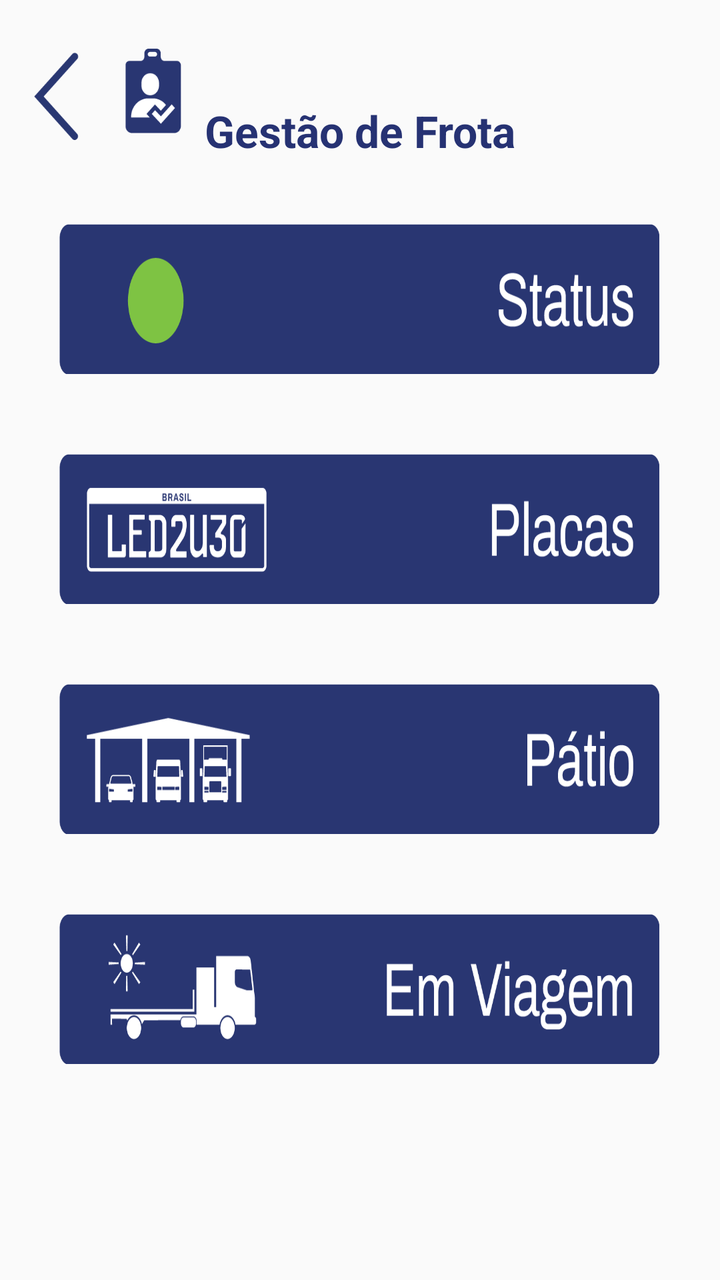
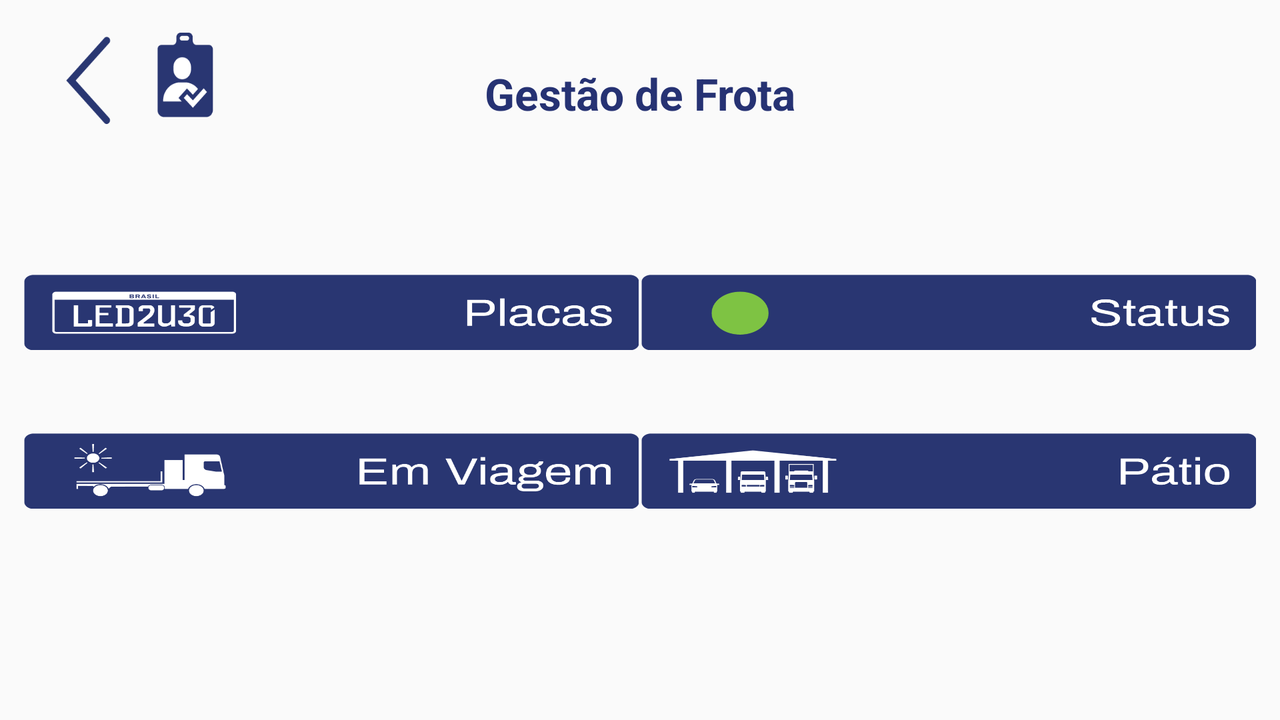

An Android layout and its configuration variant, each rendered on a device that would load it. The default file and the variant file are quoted in full after the pictures.
<!-- AndroidManifest.xml: application theme Theme.Motorista_MKV -->
<!-- res/layout/activity_frota.xml -->
<?xml version="1.0" encoding="utf-8"?>
<androidx.constraintlayout.widget.ConstraintLayout xmlns:android="http://schemas.android.com/apk/res/android"
    xmlns:app="http://schemas.android.com/apk/res-auto"
    xmlns:tools="http://schemas.android.com/tools"
    android:layout_width="match_parent"
    android:layout_height="match_parent"
    tools:context=".frota.FrotaActivityOLD">

    <TextView
        android:id="@+id/tvTitulo2"
        android:layout_width="wrap_content"
        android:layout_height="wrap_content"
        android:text="Gestão de Frota"
        android:textColor="@color/azul_escuro"
        android:textSize="22sp"
        android:textStyle="bold"
        app:layout_constraintBottom_toBottomOf="@+id/backButton"
        app:layout_constraintEnd_toEndOf="parent"
        app:layout_constraintStart_toStartOf="parent" />

    <Button
        android:id="@+id/frotaHistButton"
        android:layout_width="300dp"
        android:layout_height="75dp"
        android:layout_marginTop="40dp"
        android:background="@drawable/placas"
        app:layout_constraintEnd_toEndOf="parent"
        app:layout_constraintHorizontal_bias="0.495"
        app:layout_constraintStart_toStartOf="parent"
        app:layout_constraintTop_toBottomOf="@+id/frotaLiveButton" />

    <Button
        android:id="@+id/saidasButton"
        android:layout_width="300dp"
        android:layout_height="75dp"
        android:layout_marginTop="40dp"
        android:background="@drawable/em_viagem"
        app:layout_constraintEnd_toEndOf="parent"
        app:layout_constraintHorizontal_bias="0.495"
        app:layout_constraintStart_toStartOf="parent"
        app:layout_constraintTop_toBottomOf="@+id/chegadasButton" />

    <Button
        android:id="@+id/chegadasButton"
        android:layout_width="300dp"
        android:layout_height="75dp"
        android:layout_marginTop="40dp"
        android:background="@drawable/patio"
        app:layout_constraintEnd_toEndOf="parent"
        app:layout_constraintHorizontal_bias="0.495"
        app:layout_constraintStart_toStartOf="parent"
        app:layout_constraintTop_toBottomOf="@+id/frotaHistButton" />

    <Button
        android:id="@+id/frotaLiveButton"
        android:layout_width="300dp"
        android:layout_height="75dp"
        android:layout_marginTop="32dp"
        android:background="@drawable/status"
        app:layout_constraintEnd_toEndOf="parent"
        app:layout_constraintHorizontal_bias="0.495"
        app:layout_constraintStart_toStartOf="parent"
        app:layout_constraintTop_toBottomOf="@+id/tvTitulo2" />

    <Button
        android:id="@+id/backButton"
        android:layout_width="110dp"
        android:layout_height="64dp"
        android:layout_marginTop="16dp"
        android:background="@drawable/voltar_adm"
        app:layout_constraintStart_toStartOf="parent"
        app:layout_constraintTop_toTopOf="parent" />

</androidx.constraintlayout.widget.ConstraintLayout>
<!-- resources referenced by this layout -->
<resources>
  <color name="azul_escuro">#263273</color>
  <!-- drawable em_viagem: png bitmap (drawable, 13808 bytes) -->
  <!-- drawable patio: png bitmap (drawable, 8796 bytes) -->
  <!-- drawable placas: png bitmap (drawable, 11736 bytes) -->
  <!-- drawable status: png bitmap (drawable, 10323 bytes) -->
  <!-- drawable voltar_adm: png bitmap (drawable, 3314 bytes) -->
  <style name="Theme.Motorista_MKV" parent="Theme.AppCompat.DayNight.NoActionBar">
          
          <item name="colorPrimary">@color/purple_500</item>
          <item name="colorPrimaryVariant">@color/azul_escuro</item>
          <item name="colorPrimaryContainer">@color/azul_escuro</item>
          <item name="colorOnPrimary">@color/white</item>
          
          <item name="colorSecondary">@color/teal_200</item>
          <item name="colorSecondaryVariant">@color/teal_700</item>
          <item name="colorOnSecondary">@color/white</item>
          
          <item name="android:statusBarColor">?attr/colorPrimaryVariant</item>
          
          <item name="colorSurface">@color/white</item>
          <item name="colorOnSurface">@color/black</item>
      </style>
  <color name="purple_500">#FF6200EE</color>
  <color name="white">#FFFFFFFF</color>
  <color name="teal_200">#FF03DAC5</color>
  <color name="teal_700">#FF018786</color>
  <color name="black">#FF000000</color>
</resources>
<!-- res/layout-land/activity_frota.xml (the repository's variant of the layout above) -->
<!-- drawn on the phone turned sideways -->
<?xml version="1.0" encoding="utf-8"?>
<androidx.constraintlayout.widget.ConstraintLayout
    xmlns:android="http://schemas.android.com/apk/res/android"
    xmlns:app="http://schemas.android.com/apk/res-auto"
    xmlns:tools="http://schemas.android.com/tools"
    android:layout_width="match_parent"
    android:layout_height="match_parent"
    tools:context=".frota.FrotaActivityOLD">

    
    <TextView
        android:id="@+id/tvTitulo2"
        android:layout_width="wrap_content"
        android:layout_height="wrap_content"
        android:text="Gestão de Frota"
        android:textColor="@color/azul_escuro"
        android:textSize="22sp"
        android:textStyle="bold"
        app:layout_constraintTop_toTopOf="parent"
        app:layout_constraintStart_toStartOf="parent"
        app:layout_constraintEnd_toEndOf="parent"
        android:layout_marginTop="32dp" />

    
    <androidx.constraintlayout.widget.ConstraintLayout
        android:id="@+id/layoutBotoes"
        android:layout_width="0dp"
        android:layout_height="0dp"
        android:layout_marginTop="64dp"
        android:layout_marginBottom="64dp"
        app:layout_constraintBottom_toBottomOf="parent"
        app:layout_constraintEnd_toEndOf="parent"
        app:layout_constraintStart_toStartOf="parent"
        app:layout_constraintTop_toBottomOf="@id/tvTitulo2">

        
        <Button
            android:id="@+id/frotaHistButton"
            android:layout_width="0dp"
            android:layout_height="0dp"
            android:layout_margin="12dp"
            android:background="@drawable/placas"
            app:layout_constraintHeight_percent="0.22"
            app:layout_constraintStart_toStartOf="parent"
            app:layout_constraintTop_toTopOf="parent"
            app:layout_constraintWidth_percent="0.48" />

        
        <Button
            android:id="@+id/frotaLiveButton"
            android:layout_width="0dp"
            android:layout_height="0dp"
            android:layout_margin="12dp"
            android:background="@drawable/status"
            app:layout_constraintEnd_toEndOf="parent"
            app:layout_constraintHeight_percent="0.22"
            app:layout_constraintTop_toTopOf="parent"
            app:layout_constraintWidth_percent="0.48" />

        
        <Button
            android:id="@+id/saidasButton"
            android:layout_width="0dp"
            android:layout_height="0dp"
            android:layout_margin="12dp"
            android:background="@drawable/em_viagem"
            app:layout_constraintBottom_toBottomOf="parent"
            app:layout_constraintHeight_percent="0.22"
            app:layout_constraintStart_toStartOf="parent"
            app:layout_constraintTop_toBottomOf="@+id/frotaHistButton"
            app:layout_constraintWidth_percent="0.48" />

        
        <Button
            android:id="@+id/chegadasButton"
            android:layout_width="0dp"
            android:layout_height="0dp"
            android:layout_margin="12dp"
            android:background="@drawable/patio"
            app:layout_constraintBottom_toBottomOf="parent"
            app:layout_constraintEnd_toEndOf="parent"
            app:layout_constraintHeight_percent="0.22"
            app:layout_constraintTop_toBottomOf="@id/frotaLiveButton"
            app:layout_constraintWidth_percent="0.48" />

    </androidx.constraintlayout.widget.ConstraintLayout>

    
    <Button
        android:id="@+id/backButton"
        android:layout_width="110dp"
        android:layout_height="64dp"
        android:layout_marginStart="16dp"
        android:layout_marginTop="8dp"
        android:background="@drawable/voltar_adm"
        app:layout_constraintStart_toStartOf="parent"
        app:layout_constraintTop_toTopOf="parent" />

</androidx.constraintlayout.widget.ConstraintLayout>
